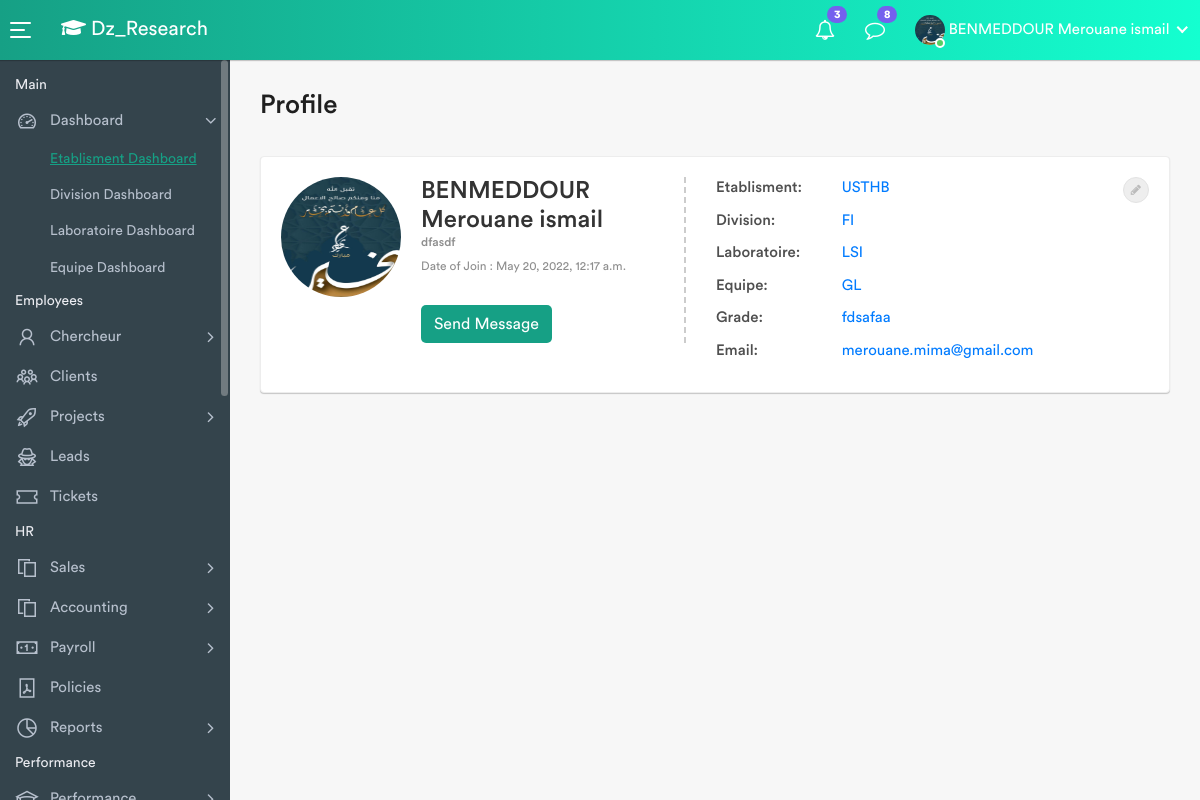
Screenshot of /profil/ (signed in) with the database file from the repository.
### finalapp/models.py (models this page shows, shortened)
class Researcher(AbstractBaseUser, PermissionsMixin):
    first_name = models.CharField(max_length=150, default='')
    last_name = models.CharField(max_length=150, default='')
    email = models.EmailField(_('email adress'), unique=True)
    speciality = models.CharField(max_length=150, blank=True)
    grade = models.CharField(max_length=200, blank=True)
    image = models.ImageField(blank=True,default='D', upload_to='images')
    linkedin_account = models.URLField(blank=True)
    google_scholar_account = models.URLField(blank=True,unique=True)
    date_joined = models.DateTimeField(auto_now_add=True)
    affecte = models.BooleanField(default=False)
    equipe_researchers = models.ForeignKey(
        'Equipe', on_delete=models.SET_NULL, null=True, blank=True)
    roleD=(('Membre d\'equipe ','Membre d\'equipe '),
         ('Chef d\'equipe','Chef d\'equipe'),
         ('Chef de Laboratoire','Chef de Laboratoire'),
         ('Chef de Divsion','Chef de Division'),
         ('Chef d\'etablisment','Chef d\'etablisment'))
    role=models.CharField(max_length=100,null=True,choices=roleD)
    is_staff = models.BooleanField(default=False)
    is_active = models.BooleanField(default=False)
    objects = ResearcherUserManager()
    USERNAME_FIELD = 'email'
    REQUIRED_FIELDS = ['first_name', 'last_name','speciality','grade' ,'google_scholar_account']
    class Meta:
        ordering = ['date_joined']
    def get_google_id(self):
        return self.google_scholar_account.partition("user=")[2][:12]
    def __str__(self) -> str:
        return " ".join([ self.first_name.upper(), self.last_name.capitalize()])

class Etablisment(models.Model):
    nom = models.CharField(max_length=200, default='')
    logo = models.ImageField(null=True, blank=True)
    site_web=models.URLField(blank=True)
    location = models.ForeignKey(
        'Location', on_delete=models.CASCADE, null=True)
    chef_etablisement = models.OneToOneField(
        'Researcher', on_delete=models.SET_NULL, null=True, blank=True)
    def __str__(self):
        return self.nom

class Division(models.Model):
    nom = models.CharField(max_length=200, default='')
    site_web=models.URLField(blank=True)
    etablisment = models.ForeignKey(
        'Etablisment', on_delete=models.CASCADE, null=True)
    chef_div = models.OneToOneField(
        'Researcher', on_delete=models.SET_NULL, null=True, blank=True)
    def __str__(self):
        return self.nom

class Laboratoire(models.Model):
    nom = models.CharField(max_length=200)
    site_web=models.URLField(blank=True)
    division = models.ForeignKey(
        'Division', on_delete=models.CASCADE, null=True)
    chef_labo = models.OneToOneField(
        'Researcher', on_delete=models.SET_NULL, null=True, blank=True)
    def __str__(self):
        return self.nom

class Equipe(models.Model):
    nom = models.CharField(max_length=200)
    site_web=models.URLField(blank=True)
    laboratoire = models.ForeignKey(
        'Laboratoire', on_delete=models.CASCADE, null=True)
    chef_equipe = models.OneToOneField(
        'Researcher', on_delete=models.SET_NULL, null=True, blank=True)
    def __str__(self):
        return self.nom

### finalapp/views.py (the view)
# urls.py: path('profil/' , Profil_views, name='profil'),
def Profil_views(request):
    chercheur1 = Researcher.objects.get(id = request.user.pk)
    chercheur = Researcher.objects.filter(id =request.user.pk)
    equipe = Equipe.objects.filter(id = chercheur[0].equipe_researchers.id)
    laboratoire = Laboratoire.objects.filter(id = equipe[0].laboratoire.id)
    division = Division.objects.filter(id = laboratoire[0].division.id)
    etablisment = Etablisment.objects.filter(id =division[0].etablisment.id)
    apiData = ApiData(request.user.pk)
    context ={'chercheur1':chercheur1,'apiData':apiData,'etablisment':etablisment,'equipe':equipe,'laboratoire':laboratoire,'division':division,'equipe':equipe}
    return render (request,'profil.html',context)

### finalapp/views.py (called while the page is built)
def ApiData(pk): # l'id du chercheur
    r  = Researcher.objects.get(pk = pk)
    params = {
    "engine": "google_scholar_author",
    "author_id": r.get_google_id(),
    "api_key": "7e3cd1a6a37b960e426e2d09bcf5fec5ff3e62219a4bc1e42cd907b464e6977e"
    }
    search = GoogleSearch(params)
    results = search.get_dict()
    return  results

### finalapp/templates/profil.html (shortened to what this page needs)
{% extends 'main.html' %}  {% block content %}
<div class="page-wrapper">
  <div class="content container-fluid">
    <div class="page-header">
      <div class="row">
        <div class="col-sm-12">
          <h3 class="page-title">Profile</h3>
        </div>
      </div>
    </div>
    <div class="card mb-0">
      <div class="card-body">
        <div class="row">
          <div class="col-md-12">
            <div class="profile-view">
              <div class="profile-img-wrap">
                <div class="profile-img">
                  <a href="#"><img alt="" src="{{ user.image.url}}" /></a>
                </div>
              </div>
              <div class="profile-basic">
                <div class="row">
                  <div class="col-md-5">
                    <div class="profile-info-left">
                      <h3 class="user-name m-t-0 mb-0">{{user}}</h3>
                      <h6 class="text-muted">{{user.speciality}}</h6>
                      <div class="small doj text-muted">
                        Date of Join : {{user.date_joined}}
                      </div>
                      <div class="staff-msg">
                        <a class="btn btn-custom" href="chat.html"
                          >Send Message</a
                        >
                      </div>
                    </div>
                  </div>
                  <div class="col-md-7">
                    <ul class="personal-info">
                      <li>
                        <div class="title">Etablisment:</div>
                        <div class="text">
                          <a href="">{{ etablisment.0}}</a>
                        </div>
                      </li>
                      <li>
                        <div class="title">Division:</div>
                        <div class="text">
                          <a href="">{{ division.0}}</a>
                        </div>
                      </li>
                      <li>
                        <div class="title">Laboratoire:</div>
                        <div class="text">
                          <a href="">{{ laboratoire.0}}</a>
                        </div>
                      </li>
                      <li>
                        <div class="title">Equipe:</div>
                        <div class="text">
                          <a href="">{{ equipe.0}}</a>
                        </div>
                      </li>
                      <li>
                        <div class="title">Grade:</div>
                        <div class="text">
                          <a href="">{{user.grade}}</a>
                        </div>
                      </li>
                      <li>
                        <div class="title">Email:</div>
                        <div class="text">
                          <a href="">{{user.email}}</a>
                        </div>
                      </li>
                    </ul>
                  </div>
                </div>
              </div>
              <div class="pro-edit">
                <a
                  data-target="#profile_info"
                  data-toggle="modal"
                  class="edit-icon"
                  href="#"
                  ><i class="fa fa-pencil"></i
                ></a>
              </div>
            </div>
          </div>
        </div>
      </div>
    </div>
    {% endblock content %}

### finalapp/templates/main.html (shortened to what this page needs)
{% load static %}
<!DOCTYPE html>
<html lang="en">
  <head>
    <link
      rel="stylesheet"
      href="https://cdnjs.cloudflare.com/ajax/libs/font-awesome/5.15.4/css/all.min.css"
    />
    <link rel="stylesheet" href="{% static 'css/bootstrap.min.css' %}" />
    <link rel="stylesheet" href="{% static 'css/font-awesome.min.css' %}" />
    <link rel="stylesheet" href="{% static 'css/line-awesome.min.css' %}" />
    <link rel="stylesheet" href="{% static 'plugins/morris/morris.css' %}" />
    <link rel="stylesheet" href="{% static 'css/style.css' %}" />
  </head>
  <body>
    <div class="main-wrapper">
      <div class="header">
        <a id="toggle_btn" href="javascript:void(0);">
          <span class="bar-icon">
            <span></span>
            <span></span>
            <span></span>
          </span>
        </a>
        <div class="page-title-box">
          <h3><i class="fas fa-graduation-cap"></i> Dz_Research</h3>
        </div>
        <ul class="nav user-menu">
          <li class="nav-item dropdown">
            <a href="#" class="dropdown-toggle nav-link" data-toggle="dropdown">
              <i class="fa fa-bell-o"></i>
              <span class="badge badge-pill">3</span>
            </a>
          </li>
          <li class="nav-item dropdown">
            <a href="#" class="dropdown-toggle nav-link" data-toggle="dropdown">
              <i class="fa fa-comment-o"></i>
              <span class="badge badge-pill">8</span>
            </a>
          </li>
          <li class="nav-item dropdown has-arrow main-drop">
            <a href="#" class="dropdown-toggle nav-link" data-toggle="dropdown">
              <span class="user-img"
                ><img src="{{user.image.url}}" alt="" style="height: 30px" />
                <span class="status online"></span
              ></span>
              <span>{{user}} </span>
            </a>
          </li>
        </ul>
      </div>
      <div class="sidebar" id="sidebar">
        <div class="sidebar-inner slimscroll">
          <div id="sidebar-menu" class="sidebar-menu">
            <ul>
              <li class="menu-title">
                <span>Main</span>
              </li>
              <li class="submenu">
                <a href="#"
                  ><i class="la la-dashboard"></i> <span> Dashboard</span>
                  <span class="menu-arrow"></span
                ></a>
                <ul style="display: none">
                  <li>
                    <a class="active" href="index.html"
                      >Etablisment Dashboard</a
                    >
                  </li>
                  <li>
                    <a href="employee-dashboard.html">Division Dashboard</a>
                  </li>
                  <li>
                    <a href="employee-dashboard.html">Laboratoire Dashboard</a>
                  </li>
                  <li>
                    <a href="employee-dashboard.html">Equipe Dashboard</a>
                  </li>
                </ul>
              </li>
              <li class="menu-title">
                <span>Employees</span>
              </li>
              <li class="submenu">
                <a href="#"
                  ><i class="la la-user"></i> <span> Chercheur</span>
                  <span class="menu-arrow"></span
                ></a>
              </li>
              <li>
                <a href="clients.html"
                  ><i class="la la-users"></i> <span>Clients</span></a
                >
              </li>
              <li class="submenu">
                <a href="#"
                  ><i class="la la-rocket"></i> <span> Projects</span>
                  <span class="menu-arrow"></span
                ></a>
              </li>
              <li>
                <a href="leads.html"
                  ><i class="la la-user-secret"></i> <span>Leads</span></a
                >
              </li>
              <li>
                <a href="tickets.html"
                  ><i class="la la-ticket"></i> <span>Tickets</span></a
                >
              </li>
              <li class="menu-title">
                <span>HR</span>
              </li>
              <li class="submenu">
                <a href="#"
                  ><i class="la la-files-o"></i> <span> Sales </span>
                  <span class="menu-arrow"></span
                ></a>
              </li>
              <li class="submenu">
                <a href="#"
                  ><i class="la la-files-o"></i> <span> Accounting </span>
                  <span class="menu-arrow"></span
                ></a>
              </li>
              <li class="submenu">
                <a href="#"
                  ><i class="la la-money"></i> <span> Payroll </span>
                  <span class="menu-arrow"></span
                ></a>
              </li>
              <li>
                <a href="policies.html"
                  ><i class="la la-file-pdf-o"></i> <span>Policies</span></a
                >
              </li>
              <li class="submenu">
                <a href="#"
                  ><i class="la la-pie-chart"></i> <span> Reports </span>
                  <span class="menu-arrow"></span
                ></a>
              </li>
              <li class="menu-title">
                <span>Performance</span>
              </li>
              <li class="submenu">
                <a href="#"
                  ><i class="la la-graduation-cap"></i>
                  <span> Performance </span> <span class="menu-arrow"></span
                ></a>
              </li>
            </ul>
          </div>
        </div>
      </div>
      {% block content %}{% endblock content %}
    </div>
  </body>
</html>

### rows the page displays
Researcher: image (picture), first_name+last_name "BENMEDDOUR Merouane ismail", speciality "dfasdf", date_joined "May 20, 2022, 12:17 a.m.", grade "fdsafaa", email "merouane.mima@gmail.com"
Etablisment: nom "USTHB"
Division: nom "FI"
Laboratoire: nom "LSI"
Equipe: nom "GL"
